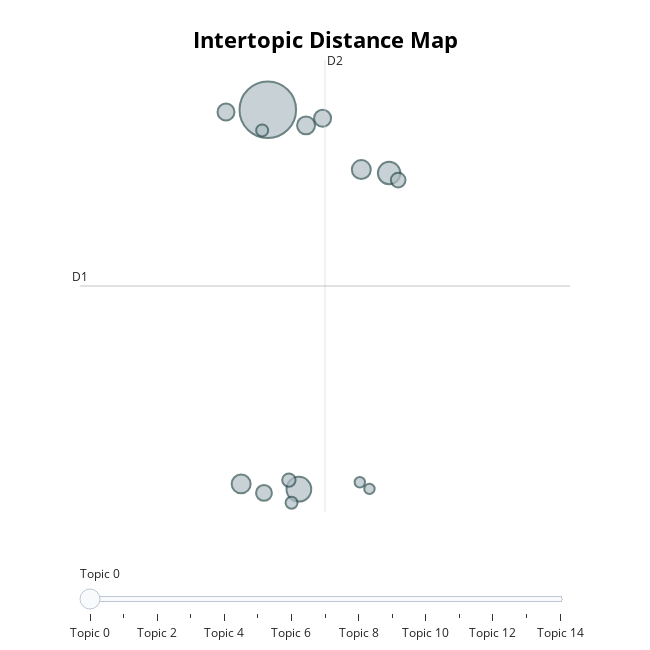

This figure's notebook cell:
### Code cell
# Visualize BERTopic topics
topic_model.visualize_topics()

### Figure 1 — Plotly figure (JSON) as saved in the notebook; plotly's stock layout.template omitted (floating-point values rounded to 4 significant figures)
{"data": [{"customdata": [[0, "world | america | new | people | years", 89], [1, "states | united | government | public | congress", 17], [2, "states | government | united | congress | year", 14], [3, "government | work | great | public | law", 10], [4, "states | united | war | british | great", 10], [5, "government | states | law | united | gold", 9], [6, "government | states | world | united | free", 8], [7, "government | national | federal | congress | public", 8], [8, "united | states | provision | gentlemen | public", 7], [9, "states | government | country | constitution | united", 6], [10, "states | government | congress | year | power", 5], [11, "states | government | united | constitution | congress", 4], [12, "year | government | states | congress | united", 4], [13, "states | people | shall | union | labor", 3], [14, "states | government | public | subject | lands", 3]], "hovertemplate": "<b>Topic %{customdata[0]}</b><br>%{customdata[1]}<br>Size: %{customdata[2]}", "legendgroup": "", "marker": {"color": "#B0BEC5", "line": {"color": "DarkSlateGrey", "width": 2}, "size": [89, 17, 14, 10, 10, 9, 8, 8, 7, 6, 5, 4, 4, 3, 3], "sizemode": "area", "sizeref": 0.05563, "symbol": "circle"}, "mode": "markers", "name": "", "orientation": "v", "showlegend": false, "type": "scatter", "x": [11.16, 11.5, 12.5, 10.87, 12.19, 11.58, 11.76, 10.7, 11.12, 12.6, 11.39, 11.42, 11.1, 12.28, 12.17], "xaxis": "x", "y": [16.11, -2.353, 13.03, -2.093, 13.19, 15.34, 15.69, 15.99, -2.532, 12.68, -1.908, -3.009, 15.1, -2.337, -2.013], "yaxis": "y"}], "layout": {"annotations": [{"showarrow": false, "text": "D1", "x": 9.097, "y": 7.532, "yshift": 10}, {"showarrow": false, "text": "D2", "x": 11.79, "xshift": 10, "y": 18.52}], "height": 650, "hoverlabel": {"bgcolor": "white", "font": {"family": "Rockwell", "size": 16}}, "legend": {"itemsizing": "constant", "tracegroupgap": 0}, "margin": {"t": 60}, "shapes": [{"line": {"color": "#CFD8DC", "width": 2}, "type": "line", "x0": 11.79, "x1": 11.79, "y0": -3.46, "y1": 18.52}, {"line": {"color": "#9E9E9E", "width": 2}, "type": "line", "x0": 9.097, "x1": 14.49, "y0": 7.532, "y1": 7.532}], "sliders": [{"active": 0, "pad": {"t": 50}, "steps": [{"args": [{"marker.color": [["red", "#B0BEC5", "#B0BEC5", "#B0BEC5", "#B0BEC5", "#B0BEC5", "#B0BEC5", "#B0BEC5", "#B0BEC5", "#B0BEC5", "#B0BEC5", "#B0BEC5", "#B0BEC5", "#B0BEC5", "#B0BEC5"]]}], "label": "Topic 0", "method": "update"}, {"args": [{"marker.color": [["#B0BEC5", "red", "#B0BEC5", "#B0BEC5", "#B0BEC5", "#B0BEC5", "#B0BEC5", "#B0BEC5", "#B0BEC5", "#B0BEC5", "#B0BEC5", "#B0BEC5", "#B0BEC5", "#B0BEC5", "#B0BEC5"]]}], "label": "Topic 1", "method": "update"}, {"args": [{"marker.color": [["#B0BEC5", "#B0BEC5", "red", "#B0BEC5", "#B0BEC5", "#B0BEC5", "#B0BEC5", "#B0BEC5", "#B0BEC5", "#B0BEC5", "#B0BEC5", "#B0BEC5", "#B0BEC5", "#B0BEC5", "#B0BEC5"]]}], "label": "Topic 2", "method": "update"}, {"args": [{"marker.color": [["#B0BEC5", "#B0BEC5", "#B0BEC5", "red", "#B0BEC5", "#B0BEC5", "#B0BEC5", "#B0BEC5", "#B0BEC5", "#B0BEC5", "#B0BEC5", "#B0BEC5", "#B0BEC5", "#B0BEC5", "#B0BEC5"]]}], "label": "Topic 3", "method": "update"}, {"args": [{"marker.color": [["#B0BEC5", "#B0BEC5", "#B0BEC5", "#B0BEC5", "red", "#B0BEC5", "#B0BEC5", "#B0BEC5", "#B0BEC5", "#B0BEC5", "#B0BEC5", "#B0BEC5", "#B0BEC5", "#B0BEC5", "#B0BEC5"]]}], "label": "Topic 4", "method": "update"}, {"args": [{"marker.color": [["#B0BEC5", "#B0BEC5", "#B0BEC5", "#B0BEC5", "#B0BEC5", "red", "#B0BEC5", "#B0BEC5", "#B0BEC5", "#B0BEC5", "#B0BEC5", "#B0BEC5", "#B0BEC5", "#B0BEC5", "#B0BEC5"]]}], "label": "Topic 5", "method": "update"}, {"args": [{"marker.color": [["#B0BEC5", "#B0BEC5", "#B0BEC5", "#B0BEC5", "#B0BEC5", "#B0BEC5", "red", "#B0BEC5", "#B0BEC5", "#B0BEC5", "#B0BEC5", "#B0BEC5", "#B0BEC5", "#B0BEC5", "#B0BEC5"]]}], "label": "Topic 6", "method": "update"}, {"args": [{"marker.color": [["#B0BEC5", "#B0BEC5", "#B0BEC5", "#B0BEC5", "#B0BEC5", "#B0BEC5", "#B0BEC5", "red", "#B0BEC5", "#B0BEC5", "#B0BEC5", "#B0BEC5", "#B0BEC5", "#B0BEC5", "#B0BEC5"]]}], "label": "Topic 7", "method": "update"}, {"args": [{"marker.color": [["#B0BEC5", "#B0BEC5", "#B0BEC5", "#B0BEC5", "#B0BEC5", "#B0BEC5", "#B0BEC5", "#B0BEC5", "red", "#B0BEC5", "#B0BEC5", "#B0BEC5", "#B0BEC5", "#B0BEC5", "#B0BEC5"]]}], "label": "Topic 8", "method": "update"}, {"args": [{"marker.color": [["#B0BEC5", "#B0BEC5", "#B0BEC5", "#B0BEC5", "#B0BEC5", "#B0BEC5", "#B0BEC5", "#B0BEC5", "#B0BEC5", "red", "#B0BEC5", "#B0BEC5", "#B0BEC5", "#B0BEC5", "#B0BEC5"]]}], "label": "Topic 9", "method": "update"}, {"args": [{"marker.color": [["#B0BEC5", "#B0BEC5", "#B0BEC5", "#B0BEC5", "#B0BEC5", "#B0BEC5", "#B0BEC5", "#B0BEC5", "#B0BEC5", "#B0BEC5", "red", "#B0BEC5", "#B0BEC5", "#B0BEC5", "#B0BEC5"]]}], "label": "Topic 10", "method": "update"}, {"args": [{"marker.color": [["#B0BEC5", "#B0BEC5", "#B0BEC5", "#B0BEC5", "#B0BEC5", "#B0BEC5", "#B0BEC5", "#B0BEC5", "#B0BEC5", "#B0BEC5", "#B0BEC5", "red", "#B0BEC5", "#B0BEC5", "#B0BEC5"]]}], "label": "Topic 11", "method": "update"}, {"args": [{"marker.color": [["#B0BEC5", "#B0BEC5", "#B0BEC5", "#B0BEC5", "#B0BEC5", "#B0BEC5", "#B0BEC5", "#B0BEC5", "#B0BEC5", "#B0BEC5", "#B0BEC5", "#B0BEC5", "red", "#B0BEC5", "#B0BEC5"]]}], "label": "Topic 12", "method": "update"}, {"args": [{"marker.color": [["#B0BEC5", "#B0BEC5", "#B0BEC5", "#B0BEC5", "#B0BEC5", "#B0BEC5", "#B0BEC5", "#B0BEC5", "#B0BEC5", "#B0BEC5", "#B0BEC5", "#B0BEC5", "#B0BEC5", "red", "#B0BEC5"]]}], "label": "Topic 13", "method": "update"}, {"args": [{"marker.color": [["#B0BEC5", "#B0BEC5", "#B0BEC5", "#B0BEC5", "#B0BEC5", "#B0BEC5", "#B0BEC5", "#B0BEC5", "#B0BEC5", "#B0BEC5", "#B0BEC5", "#B0BEC5", "#B0BEC5", "#B0BEC5", "red"]]}], "label": "Topic 14", "method": "update"}]}], "title": {"font": {"color": "Black", "size": 22}, "text": "<b>Intertopic Distance Map</b>", "x": 0.5, "xanchor": "center", "y": 0.95, "yanchor": "top"}, "width": 650, "xaxis": {"anchor": "y", "domain": [0, 1], "range": [9.097, 14.49], "title": {"text": ""}, "visible": false}, "yaxis": {"anchor": "x", "domain": [0, 1], "range": [-3.46, 18.52], "title": {"text": ""}, "visible": false}}}
